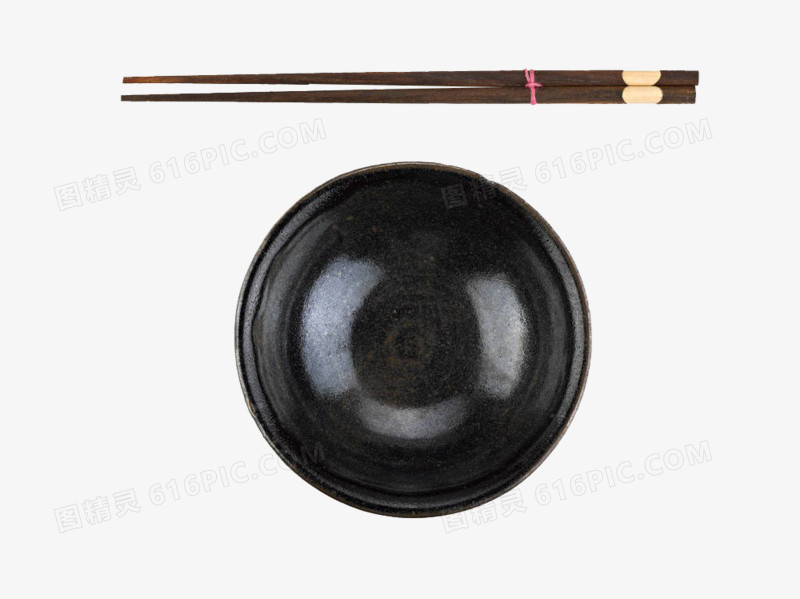
//> input picture untitled69/build/Desktop_Qt_6_7_3-Debug/19.jpg, 800 x 599 px
$ ./main   (built with g++ and OpenCV 4)
//> lines starting //> are read from the running program, lines starting //| are printed output that depends on the picture; after the words box and inside, x2 and y2 are one past the last pixel; in counts of white or black regions, pixels touching at a corner belong together
#include <opencv2/opencv.hpp>
#include <iostream>
#include <vector>

using namespace cv;
using namespace std;

int main()
{
    Mat img = imread("19.jpg");
//> img is the input picture: 599 rows x 800 cols, CV_8UC3; mean B, G, R 199.4, 199.7, 200.6
    if (img.empty())
    {
        cout << "请确认图像文件名称是否正确" << endl;
        return -1;
    }
    Mat img1;
    img.copyTo(img1);  //该拷贝用来绘制最大外接矩形
    Mat img2;
    img.copyTo(img2);  //该拷贝用来绘制最小外接矩形
    //imshow("img", img);

    //去除噪声与二值化
    Mat canny;
    Canny(img, canny, 80, 160, 3, false);
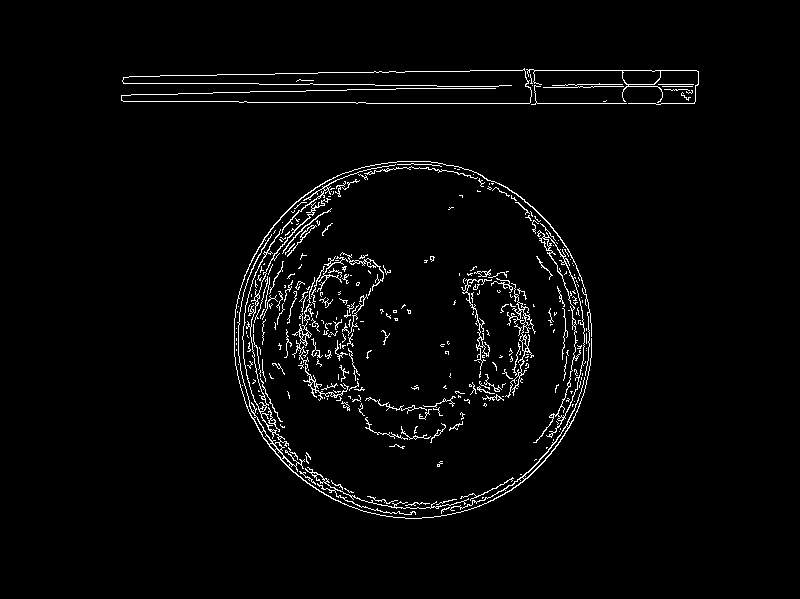
//> canny: 599 rows x 800 cols, CV_8UC1; 2.7% white in thin lines or dots, all inside (x1, y1, x2, y2) = (121, 68, 699, 519)
    imshow("canny", canny);

    //膨胀运算，将细小缝隙填补
    Mat kernel = getStructuringElement(0, Size(3, 3));
    dilate(canny, canny, kernel);
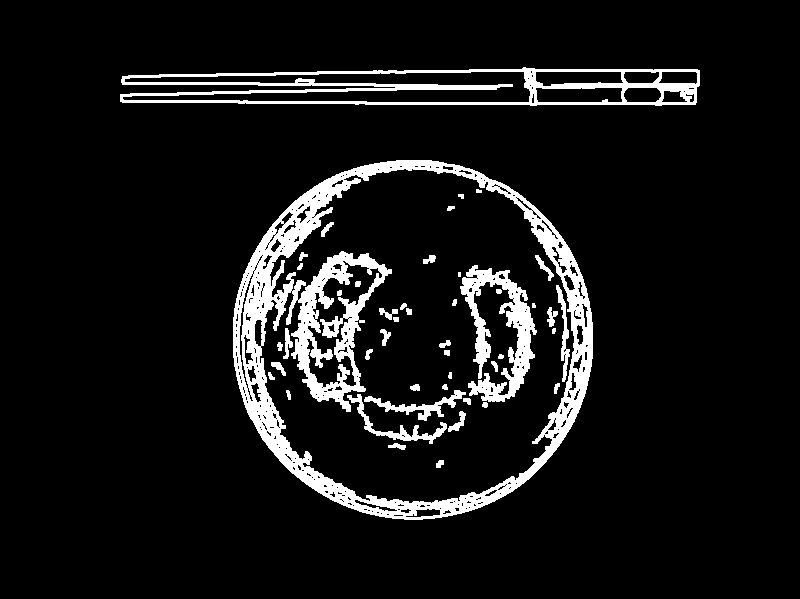
//> canny: 599 rows x 800 cols, CV_8UC1; 8.4% white; 46 white regions (2 under 20 px)

    // 轮廓发现与绘制
    vector<vector<Point>> contours;
    vector<Vec4i> hierarchy;
    findContours(canny, contours, hierarchy, 0, 2, Point());
//> contours = 2 contours; box (x1, y1, x2, y2) and area: (233, 160, 593, 520) 102000, (120, 67, 700, 106) 17122

    //寻找轮廓的外接矩形
    for (int n = 0; n < contours.size(); n++)
    {
        // 最大外接矩形
        Rect rect = boundingRect(contours[n]);
        rectangle(img1, rect, Scalar(0, 255, 0), 2, 8, 0);

        // 最小外接矩形
        RotatedRect min_rect = minAreaRect(contours[n]);
        Point2f points[4];
        min_rect.points(points);  //读取最小外接矩形的4个顶点
        Point2f cpt = min_rect.center;  //最小外接矩形的中心

        // 绘制旋转矩形与中心位置
        for (int i = 0; i < 4; i++)
        {
            if (i == 3)
            {
                line(img2, points[i], points[0], Scalar(0, 255, 0), 2, 8, 0);
                break;
            }
            line(img2, points[i], points[i + 1], Scalar(0, 255, 0), 2, 8, 0);
        }
        circle(img2, cpt, 2, Scalar(255, 0, 0), 2, 8, 0);
    }
//> this loop made 2 passes
//> (rect, min_rect) on pass 1: (Rect(233, 160, 360, 360), centre (412.5, 339.5), size (359, 359), angle -90)
//> (rect, min_rect, cpt) on pass 2: (Rect(120, 67, 580, 39), centre (409.5, 85.3), size (38, 578.9), angle -89.7, Point(409.5, 85.33))
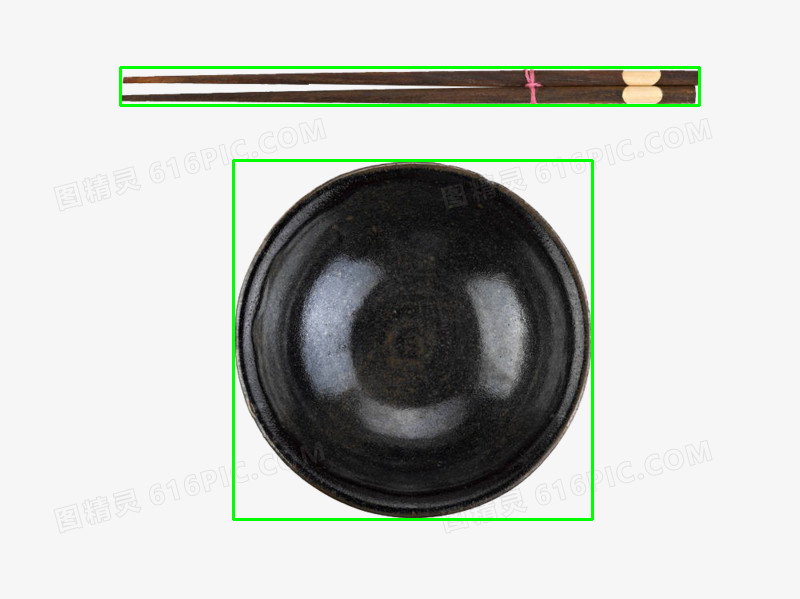
//> img1: 599 rows x 800 cols, CV_8UC3; 1.67% of pixels changed, all inside (x1, y1, x2, y2) = (119, 66, 701, 521)
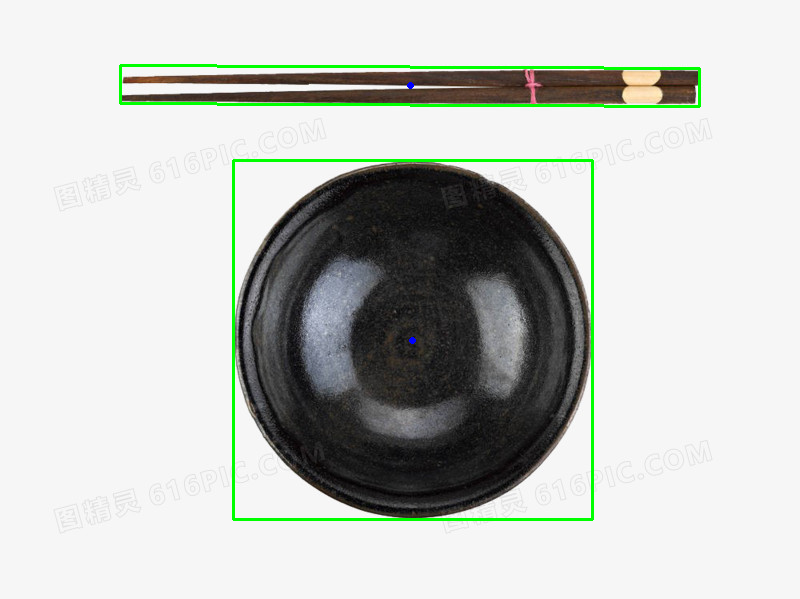
//> img2: 599 rows x 800 cols, CV_8UC3; 1.69% of pixels changed, all inside (x1, y1, x2, y2) = (119, 64, 701, 521)
    //输出绘制的外接矩形的结果
    imshow("max", img1);
    imshow("min", img2);
    waitKey(0);
    return 0;
}

$ run again, with untitled69/build/Desktop_Qt_6_7_3-Debug/20.jpg copied over untitled69/build/Desktop_Qt_6_7_3-Debug/19.jpg
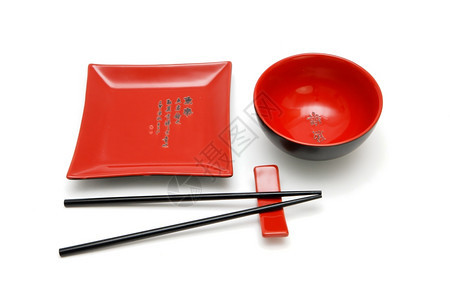
//> input picture untitled69/build/Desktop_Qt_6_7_3-Debug/20.jpg, 450 x 300 px
//> img is the input picture: 300 rows x 450 cols, CV_8UC3; mean B, G, R 197, 200.4, 233.1
//> `dilate(canny, canny, kernel);`:
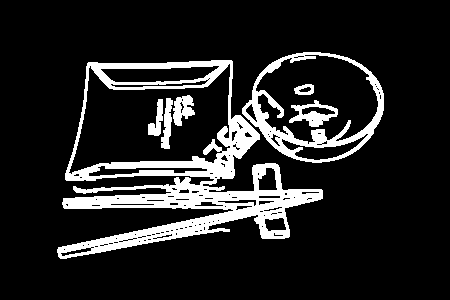
//> canny: 300 rows x 450 cols, CV_8UC1; 13.9% white; 7 white regions
//> contours = 2 contours; box (x1, y1, x2, y2) and area: (57, 60, 323, 259) 26887, (242, 52, 384, 163) 11604
//> the loop `for (int n = 0; n < contours.size(); n++)` made 2 passes
//> (rect, min_rect) on passes 1 to 2: (Rect(57, 60, 266, 199), centre (188.5, 158.2), size (266, 195.6), angle -0.9), (Rect(242, 52, 142, 111), centre (315, 105), size (115.4, 128.8), angle -63.4)
//> after the loop `for (int n = 0; n < contours.size(); n++)`:
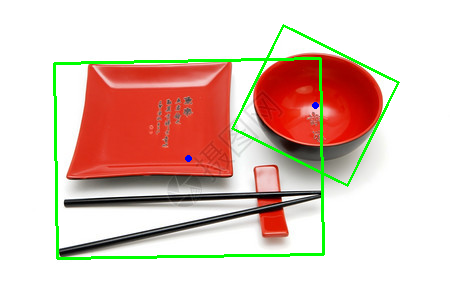
//> img2: 300 rows x 450 cols, CV_8UC3; 3.01% of pixels changed, all inside (x1, y1, x2, y2) = (53, 24, 400, 260)
